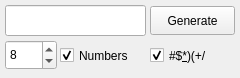
<?xml version="1.0" encoding="UTF-8"?>
<ui version="4.0">
 <class>MainWindow</class>
 <widget class="QMainWindow" name="MainWindow">
  <property name="geometry">
   <rect>
    <x>0</x>
    <y>0</y>
    <width>240</width>
    <height>78</height>
   </rect>
  </property>
  <property name="sizePolicy">
   <sizepolicy hsizetype="Preferred" vsizetype="Preferred">
    <horstretch>0</horstretch>
    <verstretch>0</verstretch>
   </sizepolicy>
  </property>
  <property name="minimumSize">
   <size>
    <width>240</width>
    <height>78</height>
   </size>
  </property>
  <property name="maximumSize">
   <size>
    <width>240</width>
    <height>78</height>
   </size>
  </property>
  <property name="windowTitle">
   <string>Passgen</string>
  </property>
  <widget class="QWidget" name="centralWidget">
   <widget class="QLineEdit" name="passwordEdit">
    <property name="geometry">
     <rect>
      <x>5</x>
      <y>5</y>
      <width>141</width>
      <height>31</height>
     </rect>
    </property>
   </widget>
   <widget class="QPushButton" name="generateButton">
    <property name="geometry">
     <rect>
      <x>150</x>
      <y>6</y>
      <width>85</width>
      <height>29</height>
     </rect>
    </property>
    <property name="text">
     <string>Generate</string>
    </property>
   </widget>
   <widget class="QSpinBox" name="spinSymbols">
    <property name="geometry">
     <rect>
      <x>5</x>
      <y>40</y>
      <width>52</width>
      <height>30</height>
     </rect>
    </property>
    <property name="minimum">
     <number>1</number>
    </property>
    <property name="maximum">
     <number>15</number>
    </property>
    <property name="value">
     <number>8</number>
    </property>
   </widget>
   <widget class="QCheckBox" name="checkNums">
    <property name="geometry">
     <rect>
      <x>60</x>
      <y>42</y>
      <width>81</width>
      <height>27</height>
     </rect>
    </property>
    <property name="text">
     <string>Numbers</string>
    </property>
    <property name="checked">
     <bool>true</bool>
    </property>
   </widget>
   <widget class="QCheckBox" name="checkSpec">
    <property name="geometry">
     <rect>
      <x>150</x>
      <y>42</y>
      <width>81</width>
      <height>27</height>
     </rect>
    </property>
    <property name="text">
     <string>#$&amp;*)(+/</string>
    </property>
    <property name="checked">
     <bool>true</bool>
    </property>
   </widget>
  </widget>
 </widget>
 <layoutdefault spacing="6" margin="11"/>
 <resources/>
 <connections/>
</ui>
